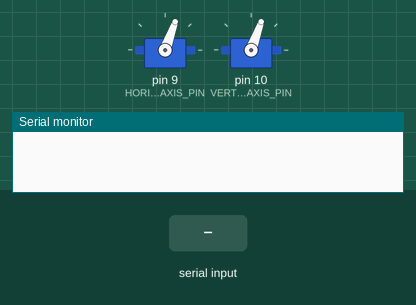
Recording of a sketch running on a simulated Arduino Uno, built with avr-gcc and run on an emulated ATmega328P. On the bench: 2 × servo, the last lines printed to the serial monitor. Inputs (shaded band) come from the test bench.

Above: at 2.2 s.
2.3 s: "1" received over Serial
At 2.45 s:
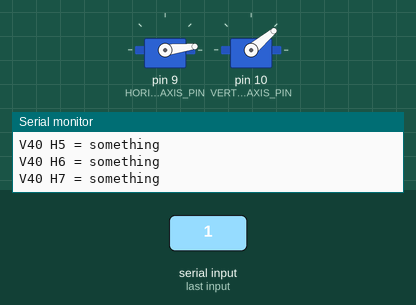
At 3.07 s:
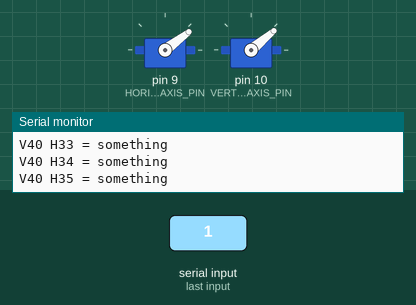
Timing chart, 0 to 31.9 s (numbered marks = the images above; inputs shaded):
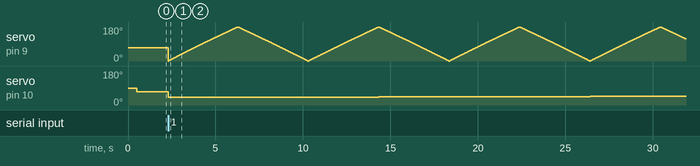

The sketch:

sweep_servos.ino
```cpp
#include <Servo.h>

Servo hor_servo;  // Horizontal axis
Servo vert_servo; // Vertical axis

int HORIZONTAL_AXIS_PIN = 9;
int VERTICAL_AXIS_PIN = 10;

void setup() {
  Serial.begin(9600);
  hor_servo.attach(HORIZONTAL_AXIS_PIN);
  vert_servo.attach(VERTICAL_AXIS_PIN);

  hor_servo.write(70);
  delay(500);
  vert_servo.write(70);
  delay(500);
}

void printval(int i, int j) {
      Serial.print("V");
      Serial.print(i);
      Serial.print(" H");
      Serial.print(j);
      Serial.println(" = something");
}

void loop() {
    // Send whitespace on serial line to start program
    while (Serial.available() == 0);
    int i, j;

    int hor_min = 0;
    int hor_max = 180;
    int vert_min = 40;
    int vert_max = 120; // actually: 180

    int wait = 20;

    bool left_to_right = true;

    for (i = vert_min ; i <= vert_max ; ++i) {
      vert_servo.write(i);
      if (left_to_right) {
        for (j = hor_min ; j <= hor_max ; ++j) {
          hor_servo.write(j);
          printval(i,j);
          delay(wait);
        } // for j
      } else {
        for (j = hor_max ; j >= hor_min ; --j) {
          hor_servo.write(j);
          printval(i,j);
          delay(wait);
        } // for j
      } // if
      left_to_right = !left_to_right;
    } // for i

    while(true);
} // loop
```
